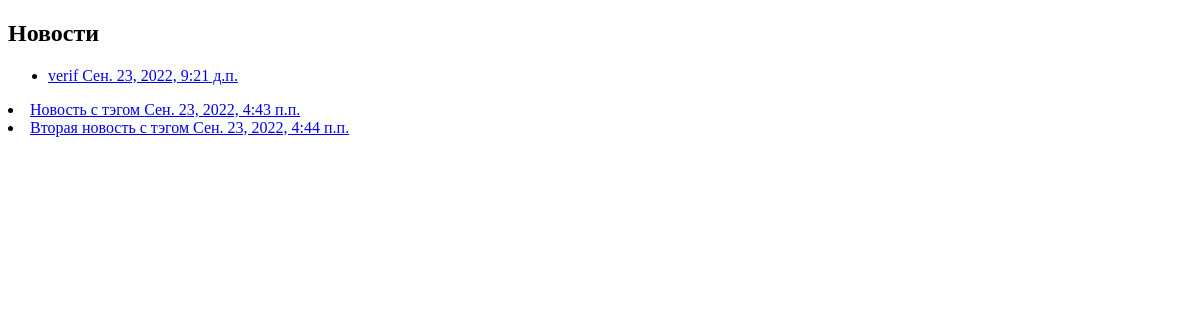
The app's page /news_list, older data.
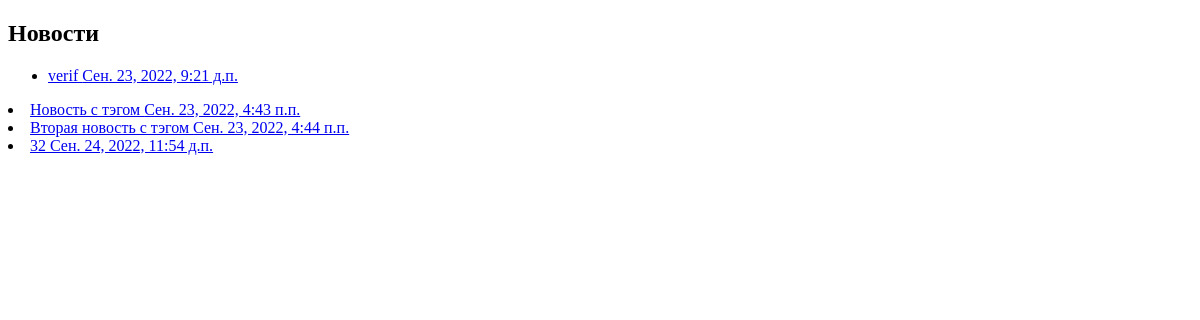
The same page, newer data.
### app_news/models.py (models this page shows, shortened)
class News(models.Model):
    objects = None
    name = models.CharField(max_length=50, verbose_name='Название')
    content = models.TextField(verbose_name='Контент')
    created_date = models.DateTimeField(auto_now_add=True, verbose_name='Дата создания')
    update = models.DateTimeField(auto_now=True, verbose_name='Дата изменения')
    active = models.BooleanField(default=None, verbose_name='Статус')
    moderate = models.BooleanField(default=False, verbose_name='Модерация')
    tag = models.CharField(max_length=50, verbose_name='Тэг', blank=True, null=True)
    class Meta:
        verbose_name = 'Новость'
        verbose_name_plural = 'Новость'
        permissions = (
            ('can_publish', 'Может публиковать'),
        )

### app_news/views.py (the view)
# urls.py: path('news_list', NewsLists.as_view()),
class NewsLists(ListView):
    model = News
    template_name = 'pages/news_lists.html'
    context_object_name = 'news_lists'
    def get_queryset(self):
        queryset = super(NewsLists, self).get_queryset()
        return queryset.filter(moderate=True)

### app_news/templates/pages/news_lists.html (shortened to what this page needs)
<!DOCTYPE html>
<html lang="en">
<head>
</head>
<body>
    <h2>Новости</h2>
    {% if news_lists %}
    <ul>
        {% for news in news_lists %}
        <li><a href="news_list/{{news.id}}">{{news.name}} {{news.created_date}}</a></li>
    </ul>
    {% endfor %}
    {% endif %}
</body>
</html>

Row changes from the older to the newer data that the page shows:
added News: name "32", created_date "Сен. 24, 2022, 11:54 д.п."
